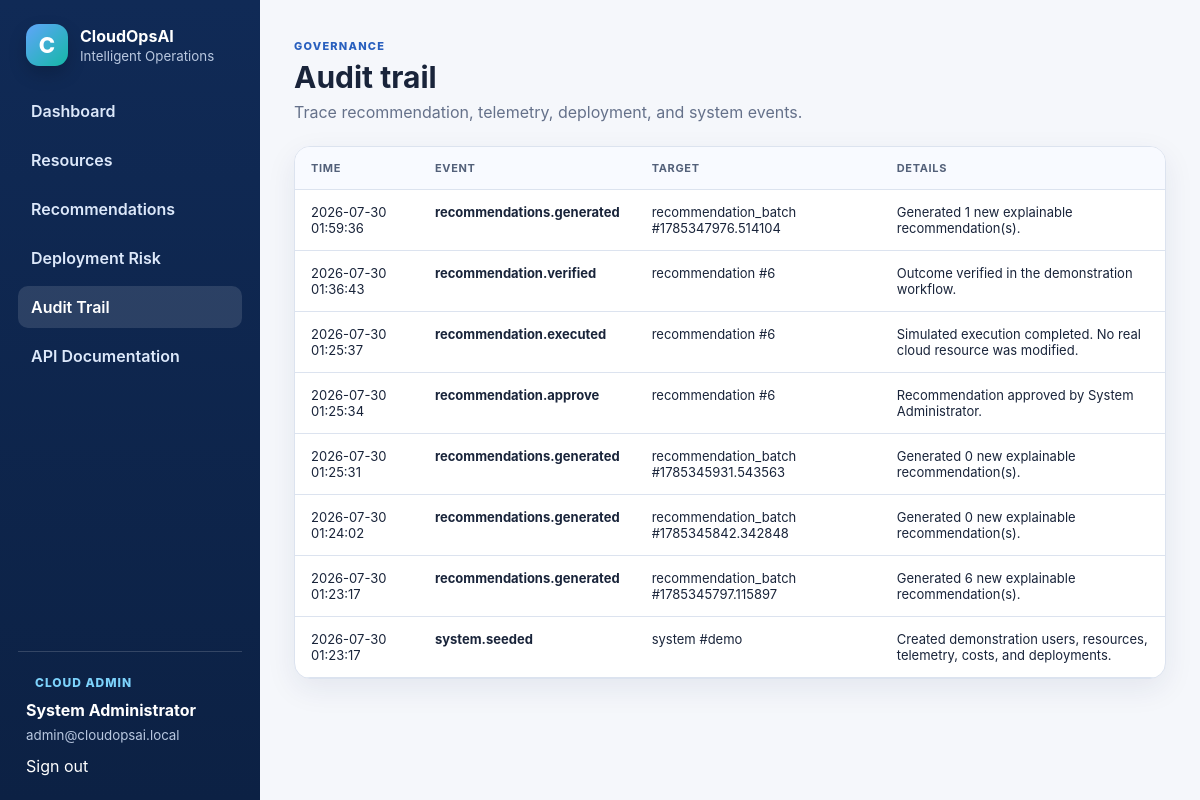
The page /audits (signed in) on the database its author committed.
### app/models.py (models this page shows)
class User(Base):
    __tablename__ = "users"
    id: Mapped[int] = mapped_column(primary_key=True)
    organization_id: Mapped[int] = mapped_column(ForeignKey("organizations.id"), index=True)
    full_name: Mapped[str] = mapped_column(String(120))
    email: Mapped[str] = mapped_column(String(180), unique=True, index=True)
    role: Mapped[str] = mapped_column(String(40), default="cloud_engineer", index=True)
    password_hash: Mapped[str] = mapped_column(String(300))
    is_active: Mapped[bool] = mapped_column(Boolean, default=True)
    created_at: Mapped[datetime] = mapped_column(DateTime, default=utcnow)
    organization: Mapped[Organization] = relationship(back_populates="users")

class AuditEvent(Base):
    __tablename__ = "audit_events"
    id: Mapped[int] = mapped_column(primary_key=True)
    organization_id: Mapped[int] = mapped_column(ForeignKey("organizations.id"), index=True)
    user_id: Mapped[int | None] = mapped_column(ForeignKey("users.id"), nullable=True, index=True)
    event_type: Mapped[str] = mapped_column(String(80), index=True)
    target_type: Mapped[str] = mapped_column(String(80))
    target_id: Mapped[str] = mapped_column(String(80))
    details: Mapped[str] = mapped_column(Text, default="")
    created_at: Mapped[datetime] = mapped_column(DateTime, default=utcnow, index=True)

### app/routers/pages.py (the view)
@router.get("/audits")
def audits_page(request: Request, db: Session = Depends(get_db)):
    user = _page_user(request, db)
    if not user:
        return RedirectResponse("/login", status_code=303)
    if user.role not in {"cloud_admin", "security_analyst"}:
        return templates.TemplateResponse(
            request=request,
            name="error.html",
            context=_base_context(request, user, message="Audit access is limited to administrators and security analysts."),
            status_code=403,
        )
    rows = db.scalars(
        select(AuditEvent)
        .where(AuditEvent.organization_id == user.organization_id)
        .order_by(desc(AuditEvent.created_at))
        .limit(100)
    ).all()
    return templates.TemplateResponse(
        request=request,
        name="audits.html",
        context=_base_context(request, user, audits=rows),
    )

### app/templates/audits.html (shortened to what this page needs)
{% extends "base.html" %}
{% block content %}
<header class="page-header"><div><span class="eyebrow">Governance</span><h1>Audit trail</h1><p>Trace recommendation, telemetry, deployment, and system events.</p></div></header>
<div class="panel table-panel"><table><thead><tr><th>Time</th><th>Event</th><th>Target</th><th>Details</th></tr></thead><tbody>{% for item in audits %}<tr><td>{{ item.created_at.strftime('%Y-%m-%d %H:%M:%S') }}</td><td><strong>{{ item.event_type }}</strong></td><td>{{ item.target_type }} #{{ item.target_id }}</td><td class="wide-cell">{{ item.details }}</td></tr>{% endfor %}</tbody></table></div>
{% endblock %}

### app/templates/base.html (shortened to what this page needs)
<!doctype html>
<html lang="en">
<head>
  <link rel="stylesheet" href="{{ url_for('static', path='css/style.css') }}">
</head>
<body>
  <div class="app-shell">
    <aside class="sidebar">
      <a class="brand" href="/dashboard">
        <span class="brand-mark">C</span>
        <span><strong>CloudOpsAI</strong><small>Intelligent Operations</small></span>
      </a>
      <nav>
        <a class="{% if request.url.path == '/dashboard' %}active{% endif %}" href="/dashboard">Dashboard</a>
        <a class="{% if request.url.path == '/resources' %}active{% endif %}" href="/resources">Resources</a>
        <a class="{% if request.url.path == '/recommendations' %}active{% endif %}" href="/recommendations">Recommendations</a>
        <a class="{% if request.url.path == '/deployments' %}active{% endif %}" href="/deployments">Deployment Risk</a>
        {% if user.role in ['cloud_admin', 'security_analyst'] %}
        <a class="{% if request.url.path == '/audits' %}active{% endif %}" href="/audits">Audit Trail</a>
        {% endif %}
        <a href="/docs" target="_blank">API Documentation</a>
      </nav>
      <div class="sidebar-footer">
        <span class="role-badge">{{ user.role|replace('_', ' ')|title }}</span>
        <strong>{{ user.full_name }}</strong>
        <small>{{ user.email }}</small>
        <a href="/logout">Sign out</a>
      </div>
    </aside>
    <main class="main-content">
      {% block content %}{% endblock %}
    </main>
  </div>
</body>
</html>

### app/static/css/style.css (style rules this page uses)
:root { --navy:#102a56;--blue:#285fbe;--blue2:#3a7bd5;--teal:#159a97;--green:#18865c;--red:#bd3f4a;--amber:#ad6a00;--ink:#19243a;--muted:#65718a;--line:#dce3ef;--bg:#f5f7fb;--card:#fff;--shadow:0 10px 30px rgba(20,42,86,.08) }
* { box-sizing:border-box }
body { margin:0;font-family:Inter,Segoe UI,Arial,sans-serif;color:var(--ink);background:var(--bg) }
a { color:var(--blue);text-decoration:none }
.app-shell { display:grid;grid-template-columns:260px 1fr;min-height:100vh }
.sidebar { background:linear-gradient(180deg,#102a56,#0c2144);color:#fff;padding:24px 18px;display:flex;flex-direction:column;position:sticky;top:0;height:100vh }
.brand { display:flex;gap:12px;align-items:center;color:#fff;padding:0 8px 24px }
.brand-mark { display:grid;place-items:center;width:42px;height:42px;border-radius:13px;background:linear-gradient(135deg,#60a5fa,#14b8a6);font-weight:800;font-size:22px;color:white;box-shadow:0 8px 18px rgba(0,0,0,.18) }
.brand span:last-child { display:flex;flex-direction:column }
.brand small,.sidebar-footer small { color:#b9c8e0;margin-top:2px }
.sidebar nav { display:grid;gap:7px }
.sidebar nav a { color:#dce8fa;padding:11px 13px;border-radius:10px;font-weight:600 }
.sidebar nav a:hover,.sidebar nav a.active { background:rgba(255,255,255,.12);color:#fff }
.sidebar-footer { margin-top:auto;border-top:1px solid rgba(255,255,255,.16);padding:18px 8px 0;display:flex;flex-direction:column;gap:5px }
.sidebar-footer a { color:#fff;margin-top:8px }
.role-badge { font-size:11px;text-transform:uppercase;letter-spacing:.08em;color:#7dd3fc }
.main-content { padding:34px;max-width:1500px;width:100%;margin:0 auto }
.page-header { display:flex;justify-content:space-between;align-items:flex-start;gap:20px;margin-bottom:24px }
.page-header h1 { font-size:30px;margin:5px 0 7px }
.page-header p,.panel-heading p { color:var(--muted);margin:0 }
.eyebrow { text-transform:uppercase;letter-spacing:.11em;font-weight:800;font-size:11px;color:var(--blue) }
.metric-card,.panel,.recommendation-card { background:var(--card);border:1px solid var(--line);border-radius:16px;box-shadow:var(--shadow) }
.panel { padding:20px }
.pill,.status,.risk,.role-badge { display:inline-flex;align-items:center;border-radius:999px;padding:5px 9px;font-size:12px;font-weight:800 }
.table-panel { padding:0;overflow:auto }
table { width:100%;border-collapse:collapse;min-width:850px }
th,td { text-align:left;padding:14px 16px;border-bottom:1px solid var(--line);font-size:13px;vertical-align:top }
th { background:#f8faff;color:#536079;text-transform:uppercase;letter-spacing:.06em;font-size:11px }
.wide-cell { max-width:420px }

### rows shown on the page
User: role "CLOUD ADMIN", full_name "System Administrator", email "admin@cloudopsai.local"
AuditEvent: created_at "2026-07-30 01:59:36", event_type "recommendations.generated", target_type "recommendation_batch", target_id "1785347976.514104", details "Generated 1 new explainable recommendation(s)."
AuditEvent: created_at "2026-07-30 01:36:43", event_type "recommendation.verified", target_type "recommendation", target_id "6", details "Outcome verified in the demonstration workflow."
AuditEvent: created_at "2026-07-30 01:25:37", event_type "recommendation.executed", target_type "recommendation", target_id "6", details "Simulated execution completed. No real cloud resource was modified."
AuditEvent: created_at "2026-07-30 01:25:34", event_type "recommendation.approve", target_type "recommendation", target_id "6", details "Recommendation approved by System Administrator."
AuditEvent: created_at "2026-07-30 01:25:31", event_type "recommendations.generated", target_type "recommendation_batch", target_id "1785345931.543563", details "Generated 0 new explainable recommendation(s)."
AuditEvent: created_at "2026-07-30 01:24:02", event_type "recommendations.generated", target_type "recommendation_batch", target_id "1785345842.342848", details "Generated 0 new explainable recommendation(s)."
AuditEvent: created_at "2026-07-30 01:23:17", event_type "recommendations.generated", target_type "recommendation_batch", target_id "1785345797.115897", details "Generated 6 new explainable recommendation(s)."
AuditEvent: created_at "2026-07-30 01:23:17", event_type "system.seeded", target_type "system", target_id "demo", details "Created demonstration users, resources, telemetry, costs, and deployments."
